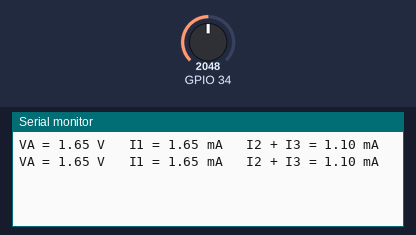
A sketch run on a simulated ESP32. On the bench: the last lines printed to the serial monitor. The test bench sets the inputs (shaded band); at power-on: GPIO 34 = 2048.

Above: at 1.8 s.
1.9 s: GPIO 34 set to 2866
At 2.4 s:
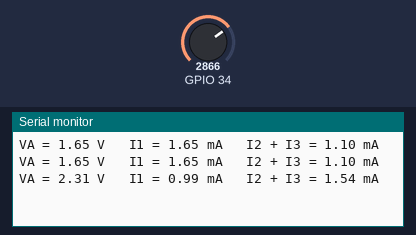
3.4 s: GPIO 34 set to 3603
At 4.8 s:
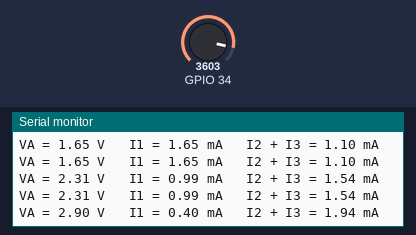
Timing chart, 0 to 6.4 s (numbered marks = the images above; inputs shaded):
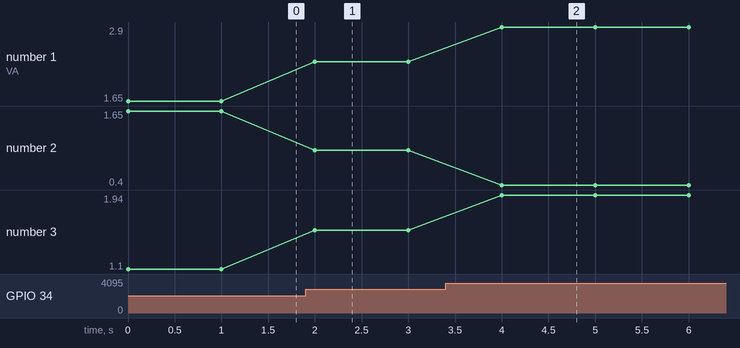

The sketch:

ch03-esp32.ino
```cpp
// measure TP1 with your meter and put the real value here
const float VS = 3.3;
const float R1 = 1000.0, R2 = 2200.0, R3 = 4700.0;

void setup() {
  Serial.begin(115200);
}

void loop() {
  // node A (TP2), about 1.98 V
  float va = analogReadMilliVolts(34) / 1000.0;
  float i1 = (VS - va) / R1 * 1000.0;             // mA
  float i2 = va / R2 * 1000.0;                    // mA
  float i3 = va / R3 * 1000.0;                    // mA
  Serial.printf("VA = %.2f V   I1 = %.2f mA   I2 + I3 = %.2f mA\n",
                va, i1, i2 + i3);
  delay(1000);
}
```

Measured:
- after the input at 1.9 s, the serial monitor: prints a new line after 0.10 s (image 1)
- after the input at 3.4 s, the serial monitor: prints a new line after 0.60 s (image 2)
- plotted number 1: 1.65 → 2.31 after the input at 1.9 s, 2.31 → 2.9 after the input at 3.4 s
- plotted number 2: 1.65 → 0.99 after the input at 1.9 s, 0.99 → 0.4 after the input at 3.4 s
- plotted number 3: 1.1 → 1.54 after the input at 1.9 s, 1.54 → 1.94 after the input at 3.4 s
